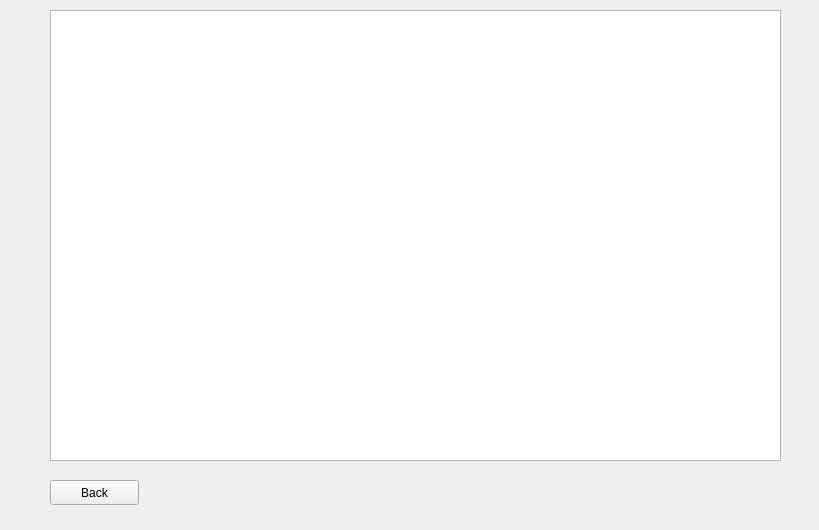
<?xml version="1.0" encoding="UTF-8"?>
<ui version="4.0">
 <class>Help</class>
 <widget class="QWidget" name="Help">
  <property name="geometry">
   <rect>
    <x>0</x>
    <y>0</y>
    <width>819</width>
    <height>530</height>
   </rect>
  </property>
  <property name="windowTitle">
   <string>Form</string>
  </property>
  <widget class="QTextBrowser" name="textBrowser">
   <property name="geometry">
    <rect>
     <x>50</x>
     <y>10</y>
     <width>731</width>
     <height>451</height>
    </rect>
   </property>
   <property name="source">
    <url>
     <string>file:///home/samiran/build-Image_gui-Desktop-Debug/help_Qt_test</string>
    </url>
   </property>
  </widget>
  <widget class="QPushButton" name="pushButton">
   <property name="geometry">
    <rect>
     <x>50</x>
     <y>480</y>
     <width>89</width>
     <height>25</height>
    </rect>
   </property>
   <property name="text">
    <string>Back</string>
   </property>
  </widget>
 </widget>
 <resources/>
 <connections/>
</ui>
